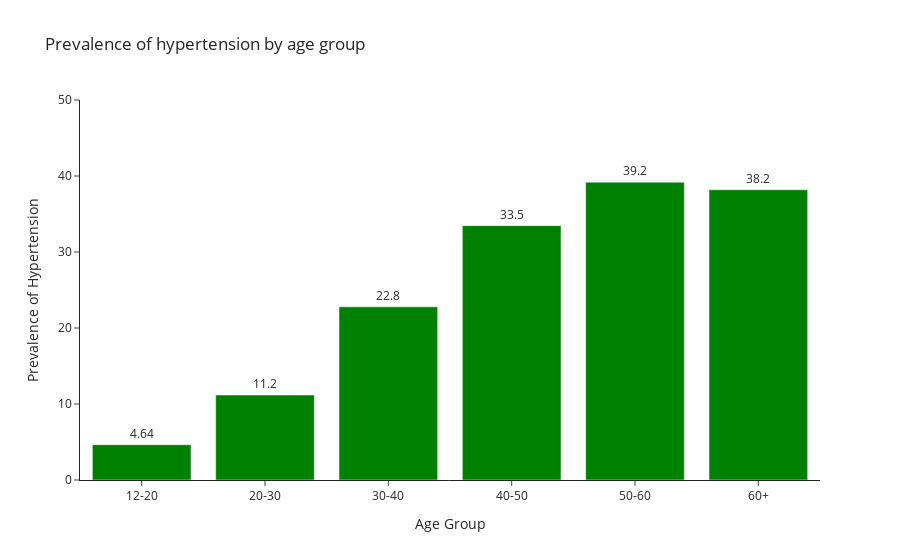

Notebook code cell kept with this figure:
### Code cell
fig_prev_age = px.bar(prev_age,
                        x = "age_group",
                        y = "Prevalence of Hypertension", 
                  #color = "sex",
            barmode = "group",
           # facet_col = "year",
            template="simple_white",
            title = "Prevalence of hypertension by age group",
                   text_auto='.3s'
                       )
fig_prev_age.update_yaxes(title_text = "Prevalence of Hypertension")
fig_prev_age.update_xaxes(title_text = "Age Group")
#fig_prev.update_xaxes(categoryorder = 'array', categoryarray= ['2013','2009','2015','2008','2016', '2012', '2014', '2010', '2011'])
fig_prev_age.update_traces(textfont_size = 12, textangle = 0, textposition = "outside", cliponaxis = False)
fig_prev_age.update_traces(marker_color='green')
fig_prev_age.update_yaxes(range= [0, 50])
fig_prev_age.show()

### Figure 1 — Plotly figure (JSON) as saved in the notebook; plotly's stock layout.template omitted (floating-point values rounded to 4 significant figures)
{"data": [{"alignmentgroup": "True", "cliponaxis": false, "hovertemplate": "age_group=%{x}<br>Prevalence of Hypertension=%{y}<extra></extra>", "legendgroup": "", "marker": {"color": "green", "pattern": {"shape": ""}}, "name": "", "offsetgroup": "", "orientation": "v", "showlegend": false, "textangle": 0, "textfont": {"size": 12}, "textposition": "outside", "texttemplate": "%{y:.3s}", "type": "bar", "x": ["12-20", "20-30", "30-40", "40-50", "50-60", "60+"], "xaxis": "x", "y": [4.64, 11.18, 22.78, 33.47, 39.18, 38.19], "yaxis": "y"}], "layout": {"barmode": "group", "legend": {"tracegroupgap": 0}, "title": {"text": "Prevalence of hypertension by age group"}, "xaxis": {"anchor": "y", "domain": [0, 1], "title": {"text": "Age Group"}}, "yaxis": {"anchor": "x", "domain": [0, 1], "range": [0, 50], "title": {"text": "Prevalence of Hypertension"}}}}
